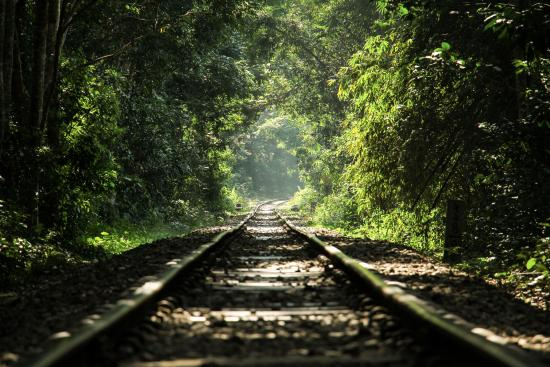
#> input picture 3.Simplest Color Balance Algorithm/park.png, 550 x 367 px
$ python SimplestColorBalance.py
#> lines starting #> are read from the running program, lines starting #| are printed output that depends on the picture; after the words box and inside, x2 and y2 are one past the last pixel; in counts of white or black regions, pixels touching at a corner belong together
#> further down, img is the input picture: shape (367, 550, 3); mean B, G, R 37.2, 59.9, 54.9
import cv2
import math
import numpy as np
import sys

def apply_mask(matrix, mask, fill_value):
    masked = np.ma.array(matrix, mask=mask, fill_value=fill_value)
    return masked.filled()

def apply_threshold(matrix, low_value, high_value):
    low_mask = matrix < low_value
    matrix = apply_mask(matrix, low_mask, low_value)

    high_mask = matrix > high_value
    matrix = apply_mask(matrix, high_mask, high_value)

    return matrix

def simplest_cb(img, percent):
#> called with percent = 2
    assert img.shape[2] == 3     #.shape returns 0rows, 1columns, 2channels
    assert percent > 0 and percent < 100

    half_percent = percent / 200.0

    channels = cv2.split(img)

    out_channels = []
    for channel in channels:
        assert len(channel.shape) == 2
        # find the low and high precentile values (based on the input percentile)
        height, width = channel.shape
        vec_size = width * height
        flat = channel.reshape(vec_size)

        assert len(flat.shape) == 1

        flat = np.sort(flat)

        n_cols = flat.shape[0]

        low_val  = flat[math.floor(n_cols * half_percent)]
        high_val = flat[math.ceil( n_cols * (1.0 - half_percent))]

        print("Lowval: ", low_val)
        print("Highval: ", high_val)

        # saturate below the low percentile and above the high percentile
        thresholded = apply_threshold(channel, low_val, high_val)
        # scale the channel
        normalized = cv2.normalize(thresholded, thresholded.copy(), 0, 255, cv2.NORM_MINMAX)
        out_channels.append(normalized)
#> this loop made 3 passes
#> (low_val, high_val) on passes 1 to 3: (0, 188), (2, 232), (0, 231)
#| Lowval:  0
#| Highval:  188
#| Lowval:  2
#| Highval:  232
#| Lowval:  0
#| Highval:  231
#> pass 1, in apply_mask, `masked = np.ma.array(matrix, mask=mask, fill_value=fill_value)`:
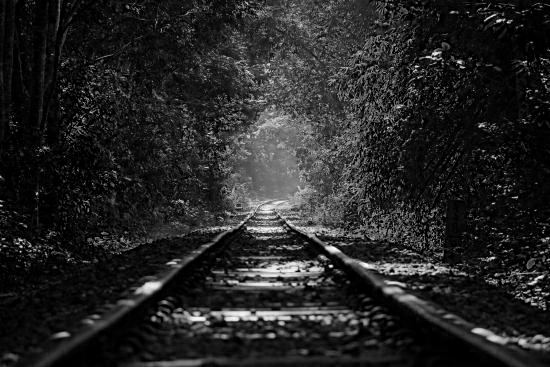
#> masked: shape (367, 550); min 0, max 255, mean 37.2
#> pass 1, in apply_threshold, `high_mask = matrix > high_value`:
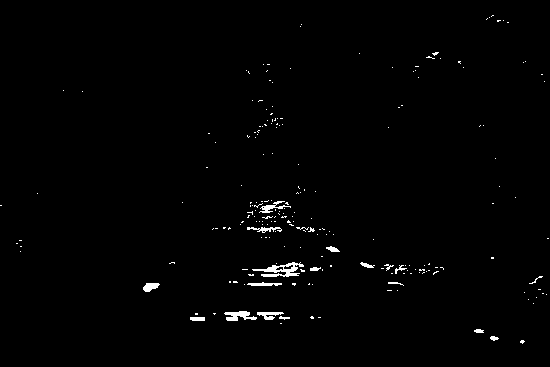
#> high_mask: shape (367, 550) bool; 0.99% white; 207 white regions (189 under 20 px), largest, box (x1, y1, x2, y2) and area: (252, 262, 304, 277) 338, (224, 311, 257, 321) 194, (259, 201, 291, 213) 132
#> after the loop:
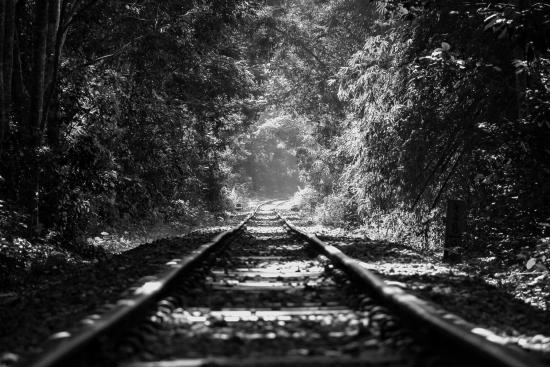
#> thresholded: shape (367, 550); min 0, max 231, mean 54.8
#> after the loop, out_channels = 3 items

    return cv2.merge(out_channels)
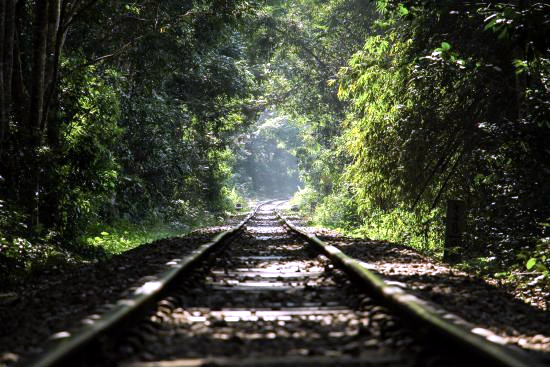
#> returned value: shape (367, 550, 3); mean of channels 0, 1, 2 50.1, 64.1, 60.5; drawn as B, G, R

if __name__ == '__main__':
    img = cv2.imread('park.png')
    out = simplest_cb(img, 2)
    #cv2.imshow("before", img)
    #cv2.imshow("after", out)
    cv2.namedWindow('before', cv2.WINDOW_NORMAL)
    cv2.imshow('before',img)
    cv2.namedWindow('after', cv2.WINDOW_NORMAL)
    cv2.imshow('after',img)
    cv2.waitKey(0)
